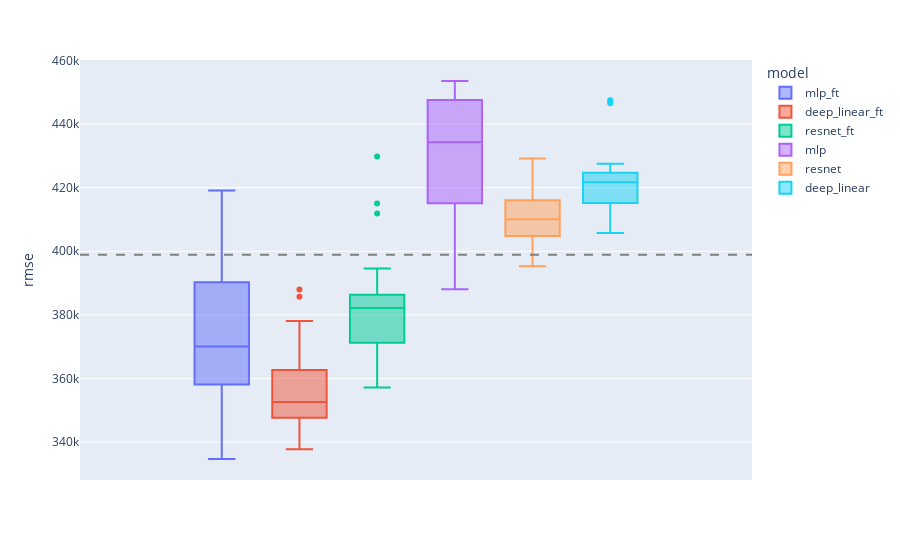

The notebook cell this image was saved under:
### Markdown cell above
## Specifically for 'modern' dl approaches?

### Code cell
deep_learning_models = ["mlp", "resnet", "deep_linear"]
deep_learning_models = deep_learning_models + [f"{x}_ft" for x in deep_learning_models]
deep_learning_featurizers = ["bert_cls", "bert_mean"]
deep_learning_tokenizers = ["bert"]

deep_learning_results = filtered_results[
    (filtered_results["model"].isin(deep_learning_models)) &
    (filtered_results["featuriser"].isin(deep_learning_featurizers)) &
    (filtered_results["tokeniser"].isin(deep_learning_tokenizers))
]

z = deep_learning_results.sort_values(by=metric).reset_index(drop=True)
logger.info(deep_learning_results.shape)
fig = px.box(deep_learning_results, y=metric, color="model")
fig.add_hline(y=deep_learning_results[metric].mean(), line_dash="dash", line_color="gray")
fig.show()

### Figure 1 — Plotly figure (JSON) as saved in the notebook; plotly's stock layout.template omitted (floating-point values rounded to 4 significant figures)
{"data": [{"alignmentgroup": "True", "hovertemplate": "model=mlp_ft<br>rmse=%{y}<extra></extra>", "legendgroup": "mlp_ft", "marker": {"color": "#636efa"}, "name": "mlp_ft", "notched": false, "offsetgroup": "mlp_ft", "orientation": "v", "showlegend": true, "type": "box", "x0": " ", "xaxis": "x", "y": [334700.0, 353300.0, 357700.0, 358500.0, 363200.0, 368400.0, 371700.0, 376300.0, 384500.0, 396100.0, 404000.0, 419100.0], "y0": " ", "yaxis": "y"}, {"alignmentgroup": "True", "hovertemplate": "model=deep_linear_ft<br>rmse=%{y}<extra></extra>", "legendgroup": "deep_linear_ft", "marker": {"color": "#EF553B"}, "name": "deep_linear_ft", "notched": false, "offsetgroup": "deep_linear_ft", "orientation": "v", "showlegend": true, "type": "box", "x0": " ", "xaxis": "x", "y": [337700.0, 339400.0, 343400.0, 346300.0, 346800.0, 348500.0, 349100.0, 349700.0, 351000.0, 352400.0, 352800.0, 354200.0, 355700.0, 356300.0, 358500.0, 366700.0, 371000.0, 378100.0, 385700.0, 388000.0], "y0": " ", "yaxis": "y"}, {"alignmentgroup": "True", "hovertemplate": "model=resnet_ft<br>rmse=%{y}<extra></extra>", "legendgroup": "resnet_ft", "marker": {"color": "#00cc96"}, "name": "resnet_ft", "notched": false, "offsetgroup": "resnet_ft", "orientation": "v", "showlegend": true, "type": "box", "x0": " ", "xaxis": "x", "y": [357100.0, 361700.0, 363100.0, 367600.0, 369600.0, 372800.0, 374700.0, 379100.0, 380500.0, 382000.0, 382400.0, 383900.0, 384100.0, 385200.0, 386200.0, 386500.0, 394600.0, 411900.0, 415000.0, 429800.0], "y0": " ", "yaxis": "y"}, {"alignmentgroup": "True", "hovertemplate": "model=mlp<br>rmse=%{y}<extra></extra>", "legendgroup": "mlp", "marker": {"color": "#ab63fa"}, "name": "mlp", "notched": false, "offsetgroup": "mlp", "orientation": "v", "showlegend": true, "type": "box", "x0": " ", "xaxis": "x", "y": [388100.0, 388100.0, 396100.0, 400700.0, 407300.0, 415100.0, 415100.0, 417400.0, 417400.0, 425200.0, 428300.0, 430400.0, 438100.0, 438600.0, 446200.0, 446900.0, 447400.0, 447500.0, 447700.0, 447700.0, 448400.0, 448900.0, 453500.0, 453600.0], "y0": " ", "yaxis": "y"}, {"alignmentgroup": "True", "hovertemplate": "model=resnet<br>rmse=%{y}<extra></extra>", "legendgroup": "resnet", "marker": {"color": "#FFA15A"}, "name": "resnet", "notched": false, "offsetgroup": "resnet", "orientation": "v", "showlegend": true, "type": "box", "x0": " ", "xaxis": "x", "y": [395300.0, 402800.0, 406800.0, 407500.0, 412600.0, 415800.0, 416400.0, 429200.0], "y0": " ", "yaxis": "y"}, {"alignmentgroup": "True", "hovertemplate": "model=deep_linear<br>rmse=%{y}<extra></extra>", "legendgroup": "deep_linear", "marker": {"color": "#19d3f3"}, "name": "deep_linear", "notched": false, "offsetgroup": "deep_linear", "orientation": "v", "showlegend": true, "type": "box", "x0": " ", "xaxis": "x", "y": [405700.0, 405700.0, 408200.0, 413400.0, 413600.0, 413600.0, 415200.0, 415200.0, 416500.0, 416500.0, 417200.0, 420600.0, 421600.0, 421700.0, 421700.0, 422900.0, 422900.0, 423200.0, 423400.0, 423400.0, 424000.0, 425300.0, 427300.0, 427300.0, 427500.0, 446600.0, 447100.0, 447500.0], "y0": " ", "yaxis": "y"}], "layout": {"boxmode": "group", "legend": {"title": {"text": "model"}, "tracegroupgap": 0}, "margin": {"t": 60}, "shapes": [{"line": {"color": "gray", "dash": "dash"}, "type": "line", "x0": 0, "x1": 1, "xref": "x domain", "y0": 398900.0, "y1": 398900.0, "yref": "y"}], "xaxis": {"anchor": "y", "domain": [0, 1]}, "yaxis": {"anchor": "x", "domain": [0, 1], "title": {"text": "rmse"}}}}
